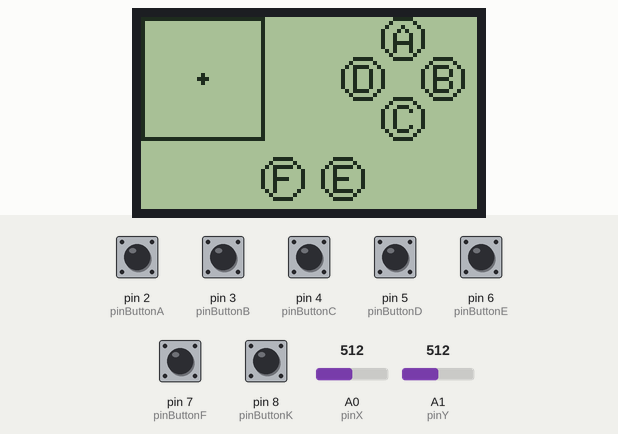
Recording of a sketch running on a simulated Arduino Uno, built with avr-gcc and run on an emulated ATmega328P. Parts: 84×48 one-colour display. The test bench sets the inputs (shaded band); at power-on: pin 2 (pinButtonA), pin 3 (pinButtonB), pin 4 (pinButtonC), pin 5 (pinButtonD), pin 6 (pinButtonE), pin 7 (pinButtonF), pin 8 (pinButtonK) HIGH, A0 (pinX) = 512, A1 (pinY) = 512.

Above: at 1.2 s.
1.3 s: A0 (pinX) set to 531
2.8 s: A0 (pinX) set to 563
4.3 s: pin 2 (pinButtonA) pulled LOW for 0.25 s
At 4.53 s:
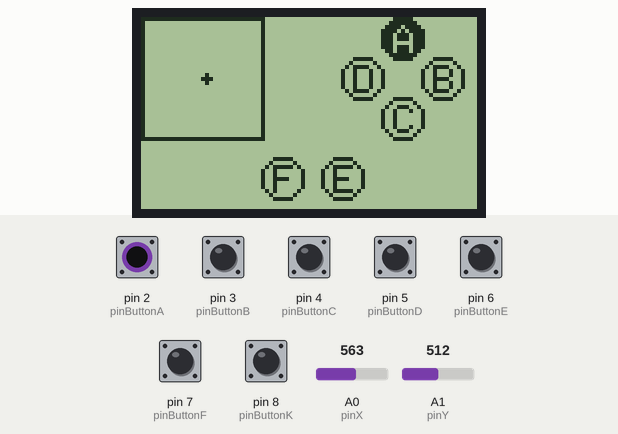
6.1 s: pin 3 (pinButtonB) pulled LOW for 0.25 s
At 6.28 s:
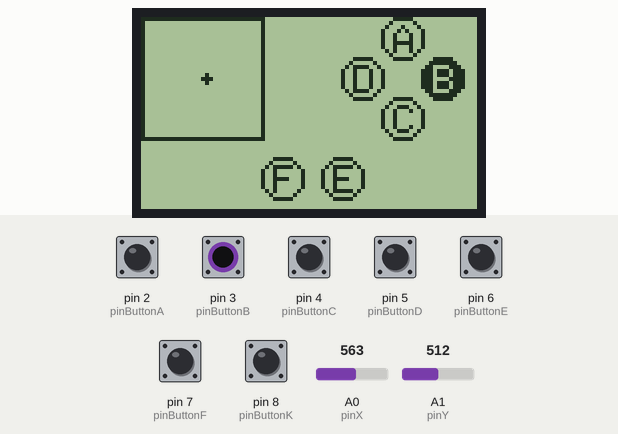
7.8 s: pin 4 (pinButtonC) pulled LOW for 0.25 s
At 8.02 s:
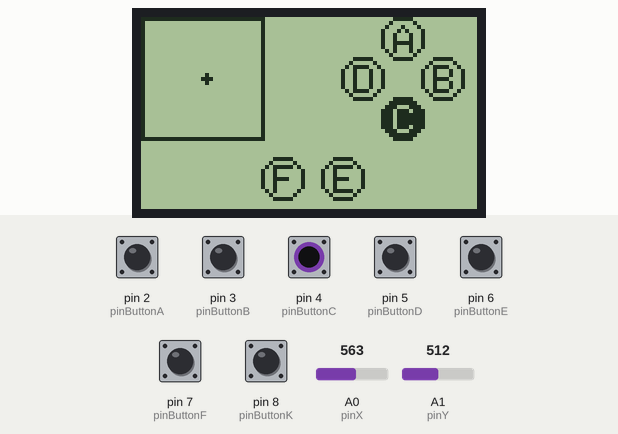
9.6 s: pin 5 (pinButtonD) pulled LOW for 0.25 s
At 9.77 s:
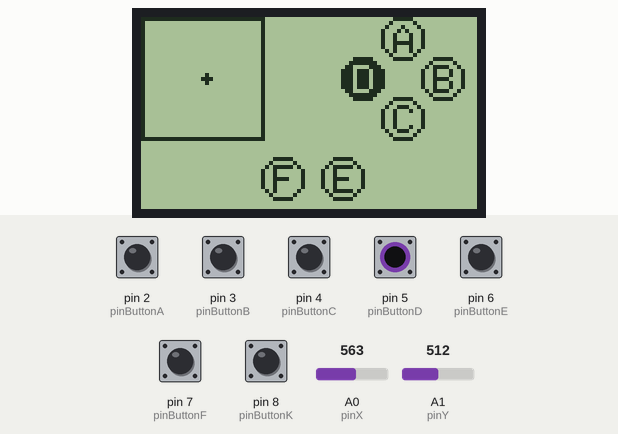
Timing chart, 0 to 12.3 s (numbered marks = the images above; inputs shaded):
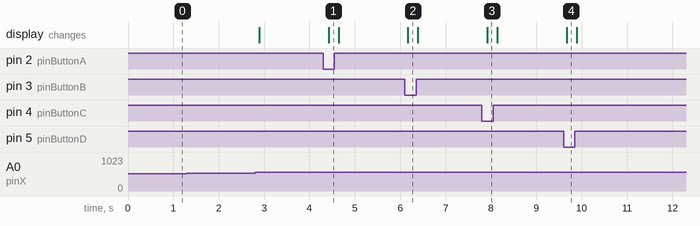

Measured:
- after the input at 1.3 s, every drawn part: stays the same
- after the input at 4.3 s, the display: changes after 0.12 s (image 1)
- after the input at 6.1 s, the display: changes after 0.07 s (image 2)
- after the input at 7.8 s, the display: changes after 0.12 s (image 3)
- after the input at 9.6 s, the display: changes after 0.07 s (image 4)

The sketch:

joystick-shield-adafruit.ino
```cpp
// (licence header left out)
//// DISPLAY ////

// Bibliotheek voor Nokia 5110 scherm met PCD8544 controller
#include <Adafruit_PCD8544.h>

// Bibliotheek voor teken functies
#include <Adafruit_GFX.h>

// Defineer Nokia 5110 display pins
#define RST 12
#define CE  13
#define DC  11
#define DIN 10
#define CLK  9

// Initialiseer de Adafruit PC8544 bibliotheek (Nokia 5110 scherm gebruikt PC8544 controller)
Adafruit_PCD8544 display = Adafruit_PCD8544(CLK, DIN, DC, CE, RST);

//// BUTTONS ////

// Pin definitie voor knoppen
const byte pinButtonA = 2;
const byte pinButtonB = 3;
const byte pinButtonC = 4;
const byte pinButtonD = 5;
const byte pinButtonE = 6;
const byte pinButtonF = 7;
const byte pinButtonK = 8;


//// JOYSTICK ////
const byte pinX = A0;
const byte pinY = A1;

int xDirection = 0;
int yDirection = 0;

void setup() {

  Serial.begin(9600);

  // Display
  display.begin();

  // Knoppen
  pinMode(pinButtonA, INPUT_PULLUP);
  pinMode(pinButtonB, INPUT_PULLUP);
  pinMode(pinButtonC, INPUT_PULLUP);
  pinMode(pinButtonD, INPUT_PULLUP);
  pinMode(pinButtonE, INPUT_PULLUP);
  pinMode(pinButtonF, INPUT_PULLUP);
  pinMode(pinButtonK, INPUT_PULLUP);
}

// Tekent een knop een x en y positie
// active geeft aan of the knop ingedrukt is
// label is de letter op de knop
void drawButton(int x, int y, bool active, char label) {

  // Knop cirkel
  if (active)   {
    display.fillCircle(x, y, 5, BLACK);
  } else {
    display.drawCircle(x, y, 5, BLACK);
  }

  // Knop label
  display.setCursor(x - 2, y - 3);
  display.setTextColor(active ? WHITE : BLACK);
  display.println(label);
}

void loop() {

  // Maak scherm leeg
  display.clearDisplay();

  // Teken de knoppen
  drawButton(65,  5, digitalRead(pinButtonA) == LOW, 'A');
  drawButton(75, 15, digitalRead(pinButtonB) == LOW, 'B');
  drawButton(65, 25, digitalRead(pinButtonC) == LOW, 'C');
  drawButton(55, 15, digitalRead(pinButtonD) == LOW, 'D');

  drawButton(50, 40, digitalRead(pinButtonE) == LOW, 'E');
  drawButton(35, 40, digitalRead(pinButtonF) == LOW, 'F');

  // Lees waarden van joystick uit (0-1023)
  xDirection = analogRead(pinX);
  yDirection = analogRead(pinY);

  // Teken de joystick

  // Bereken de positie van de joystick in een 30x30 vierkant

  // Het vierkant loopt van 0-30 pixels, de joystick schaal is 0-1023.
  // 30 / 1023 = 0.0293
  int x = xDirection * 0.0293;
  int y = yDirection * 0.0293;

  // Als de joystick knop is ingedrukt
  if (digitalRead(pinButtonK) == LOW) {

    // Teken zwart vierkant met witte cirkel
    display.fillRect(0, 0, 31, 31, BLACK);
    display.fillCircle(x, 30 - y, 1, WHITE);
  } else {

    // Teken wit vierkant met zwarte cirkel
    display.drawRect(0, 0, 31, 31, BLACK);
    display.fillCircle(x, 30 - y, 1, BLACK);
  }

  //  int x = 15 + 15 * cos((45 * 3.14 / 180));
  //  int y = 15 + 15 * sin((45 * 3.14 / 180));
  //
  //  if (digitalRead(pinButtonK) == LOW) {
  //    display.fillCircle(15, 15, 15, BLACK);
  //  } else {
  //    display.drawCircle(15, 15, 15, BLACK);
  //  }
  //  display.drawLine(15, 15, x, y, BLACK);

  // Teken display
  display.display();

  delay(200);

}
```
